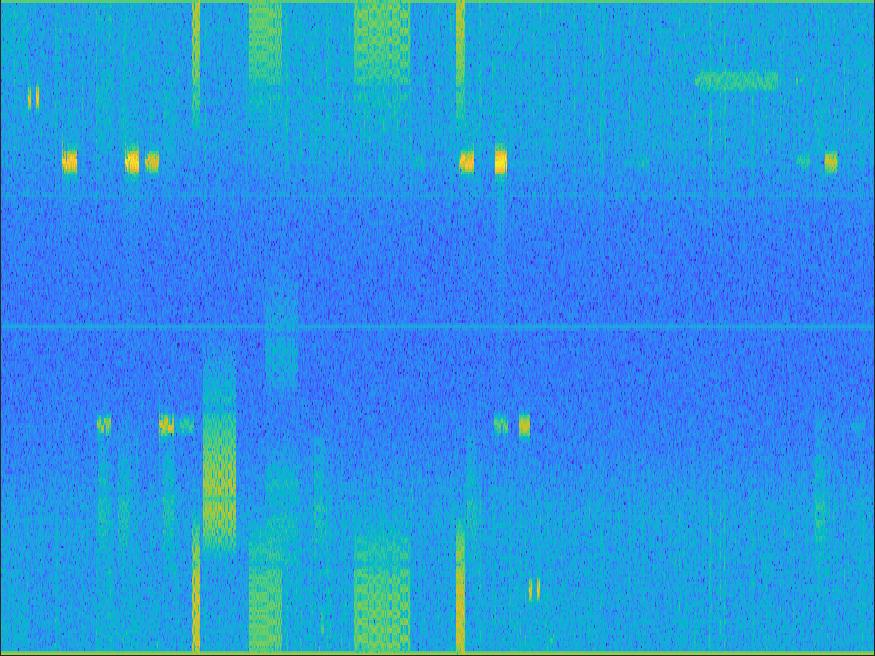
#> input picture outputs/1.jpg, 875 x 656 px; its folder holds only this picture in this run
$ python recombination.py
#> lines starting #> are read from the running program, lines starting #| are printed output that depends on the picture; after the words box and inside, x2 and y2 are one past the last pixel; in counts of white or black regions, pixels touching at a corner belong together
import cv2
import numpy as np

# if don't have the folder, create it first
# import os
# os.mkdir('recombination')

for i in range(1, 101):
    img_path = 'outputs/' + str(i) + '.jpg'
    image = cv2.imread(img_path)
#> image is the input picture: shape (656, 875, 3); mean B, G, R 225.1, 148, 42.2
    for j in [0, 1, 2, 3, 649, 650, 651, 652, 653, 654, 655]:
        for k in range(0, 875):
            image[j][k] = 0
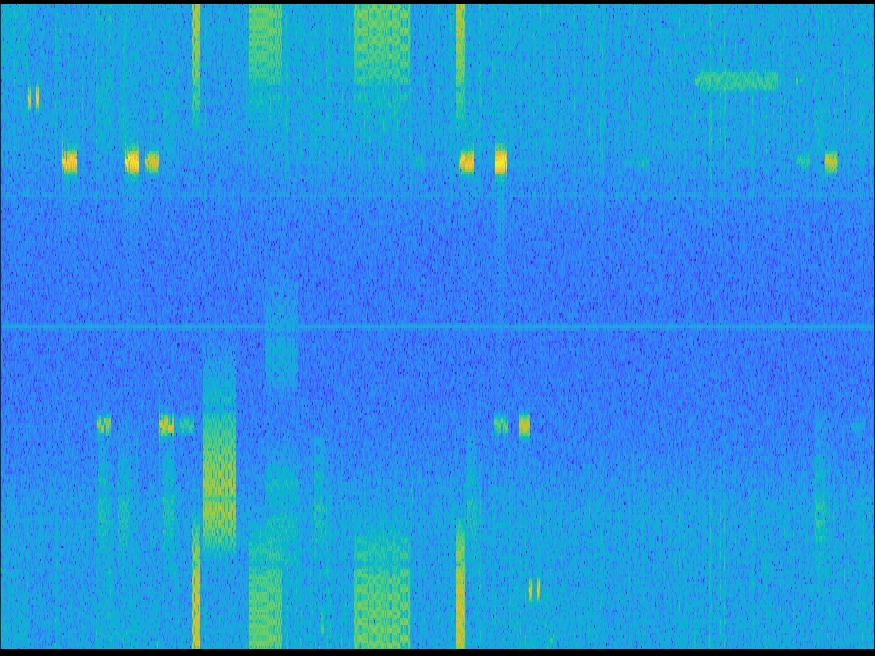
#> image: shape (656, 875, 3); 1.68% of pixels changed, all inside (x1, y1, x2, y2) = (0, 0, 875, 656)
    new_image = np.ndarray((645, 875, 3), dtype=np.uint8)
    for j in range(0, 325):
        for k in range(0, 875):
            new_image[j][k][0] = image[j + 324][k][0]
            new_image[j][k][1] = image[j + 324][k][1]
            new_image[j][k][2] = image[j + 324][k][2]
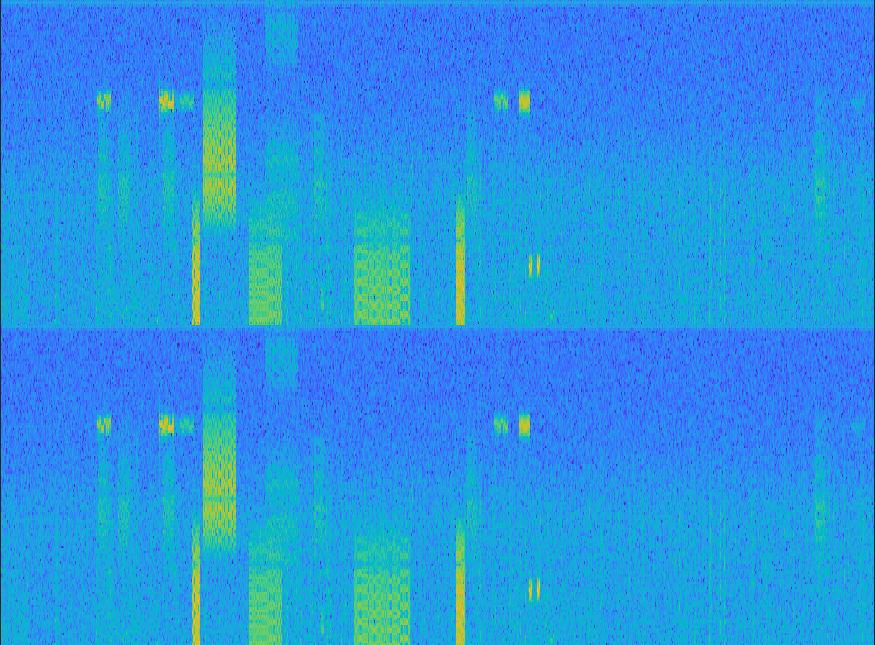
#> new_image: shape (645, 875, 3); mean B, G, R 226.1, 147.9, 41.8
    for j in range(325, 645):
        for k in range(0, 875):
            new_image[j][k][0] = image[j - 321][k][0]
            new_image[j][k][1] = image[j - 321][k][1]
            new_image[j][k][2] = image[j - 321][k][2]
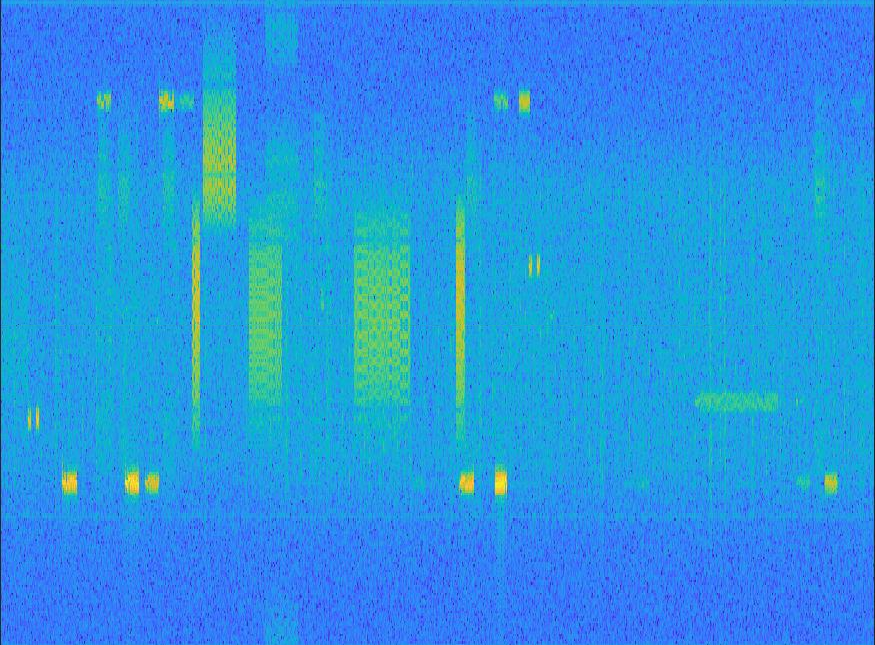
#> new_image: shape (645, 875, 3); mean B, G, R 226.8, 147.5, 41.5
    for j in [0, 1, 2, 650, 651, 652, 653, 654, 655]:
        for k in range(0, 875):
            image[j][k] = 0
#> (the run stopped early here; a loop or call above may not have finished)
